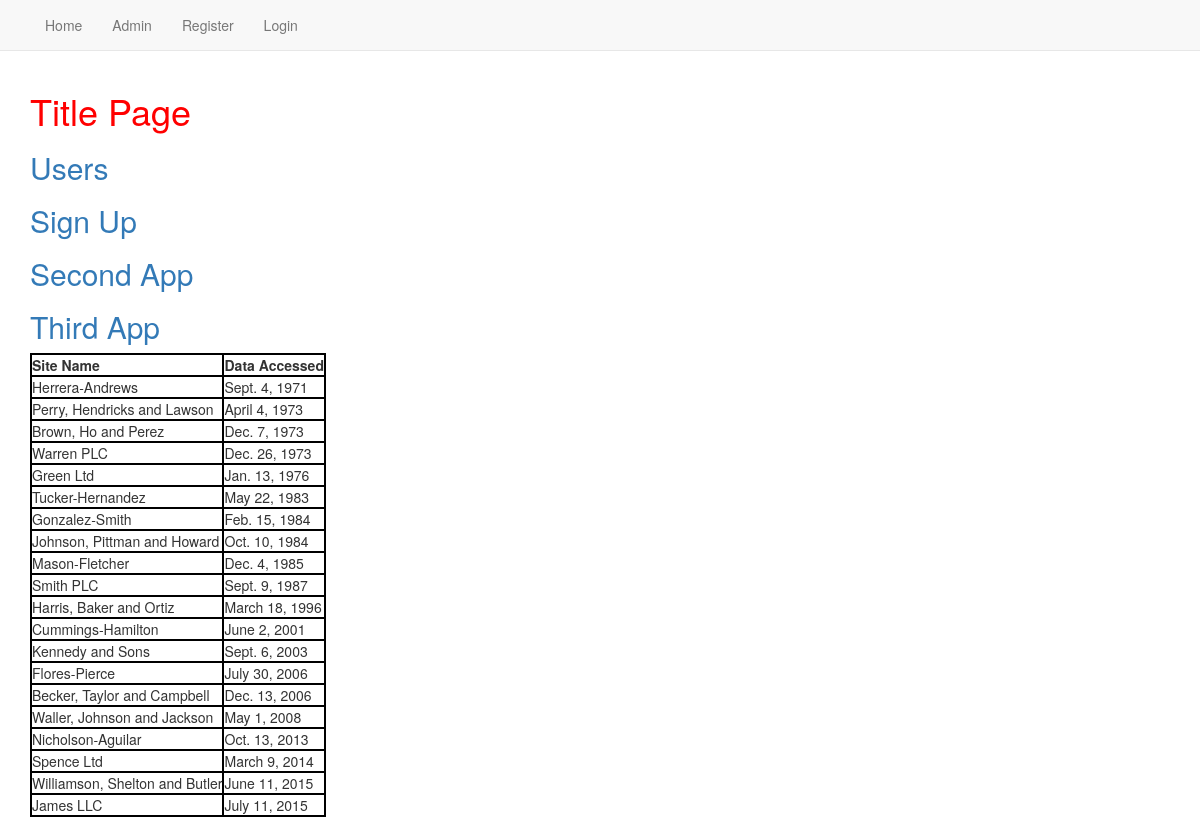
The page / on the database its author committed.
### first_app/models.py (models this page shows, shortened)
class AccessRecord(models.Model):
    name = models.ForeignKey(Webpage)
    date = models.DateField()

class Webpage(models.Model):
    topic = models.ForeignKey(Topic)
    name = models.CharField(max_length=264, unique=True)
    url = models.URLField(unique=True)
    def __str__(self):
        return self.name

### first_app/views.py (the view)
# urls.py: url(r'^$', views.index, name='index'),
def index(request):
    webpages_list = AccessRecord.objects.order_by('date')
    date_dict = {'access_records': webpages_list}
    return render(request, 'first_app/index.html', context=date_dict)

### templates/first_app/index.html
<!DOCTYPE html>
{% extends "first_app/base.html" %}
{% block body_block %}
<div class="jubmotron">
<h1>Title Page</h1>
<h2><a href="/users">Users</a></h2>
<h2><a href="/signup">Sign Up</a></h2>
<h2><a href="/second_app">Second App</a></h2>
<h2><a href="{% url 'third_app:third_index' %}">Third App</a></h2>
<div class="djangtwo">
  {% if access_records %}
    <table>
      <thead>
        <th>Site Name</th>
        <th>Data Accessed</th>
      </thead>
      {% for acc in access_records %}
        <tr>
          <td>{{ acc.name }}</td>
          <td>{{ acc.date }}</td>
        </tr>
        {% endfor %}
    </table>
  {% else %}
      <p>No records</p>
  {% endif %}
</div>
</div>
{% endblock %}

### templates/first_app/base.html (shortened to what this page needs)
<!DOCTYPE html>
{% load staticfiles %}
<html>
  <head>
    <link rel="stylesheet" href="https://maxcdn.bootstrapcdn.com/bootstrap/3.3.7/css/bootstrap.min.css">
    <link rel="stylesheet" href="{% static "css/mystyle.css" %}">
  </head>
  <body>
    <nav class='navbar navbar-default navbar-static-top'>
      <div class="container">
        <ul class="nav navbar-nav">
          <li><a class="nabvar-brand" href="{% url 'first_app:first_index' %}">Home</a></li>
          <li><a class="nabvar-link" href="{% url 'admin:index' %}">Admin</a></li>
          <li><a class="nabvar-link" href="{% url 'first_app:register' %}">Register</a></li>
          {% if user.is_authenticated %}
            <li><a class='navbar-link' href="{% url 'logout' %}">Logout</a></li>
          {% else %}
            <li><a class='navbar-link' href="{% url 'first_app:user_login' %}">Login</a></li>
          {% endif %}
        </ul>
      </div>
    </nav>
    <div class="container">
    {% block body_block %}
    {% endblock %}
    </div>
  </body>
</html>

### static/css/mystyle.css (style rules this page uses)
h1 { color: red; }
table, th, td { border: 2px solid black; }

### rows shown on the page
AccessRecord: name "Herrera-Andrews", date "Sept. 4, 1971"
AccessRecord: name "Perry, Hendricks and Lawson", date "April 4, 1973"
AccessRecord: name "Brown, Ho and Perez", date "Dec. 7, 1973"
AccessRecord: name "Warren PLC", date "Dec. 26, 1973"
AccessRecord: name "Green Ltd", date "Jan. 13, 1976"
AccessRecord: name "Tucker-Hernandez", date "May 22, 1983"
AccessRecord: name "Gonzalez-Smith", date "Feb. 15, 1984"
AccessRecord: name "Johnson, Pittman and Howard", date "Oct. 10, 1984"
AccessRecord: name "Mason-Fletcher", date "Dec. 4, 1985"
AccessRecord: name "Smith PLC", date "Sept. 9, 1987"
AccessRecord: name "Harris, Baker and Ortiz", date "March 18, 1996"
AccessRecord: name "Cummings-Hamilton", date "June 2, 2001"
AccessRecord: name "Kennedy and Sons", date "Sept. 6, 2003"
AccessRecord: name "Flores-Pierce", date "July 30, 2006"
AccessRecord: name "Becker, Taylor and Campbell", date "Dec. 13, 2006"
AccessRecord: name "Waller, Johnson and Jackson", date "May 1, 2008"
AccessRecord: name "Nicholson-Aguilar", date "Oct. 13, 2013"
AccessRecord: name "Spence Ltd", date "March 9, 2014"
AccessRecord: name "Williamson, Shelton and Butler", date "June 11, 2015"
AccessRecord: name "James LLC", date "July 11, 2015"
